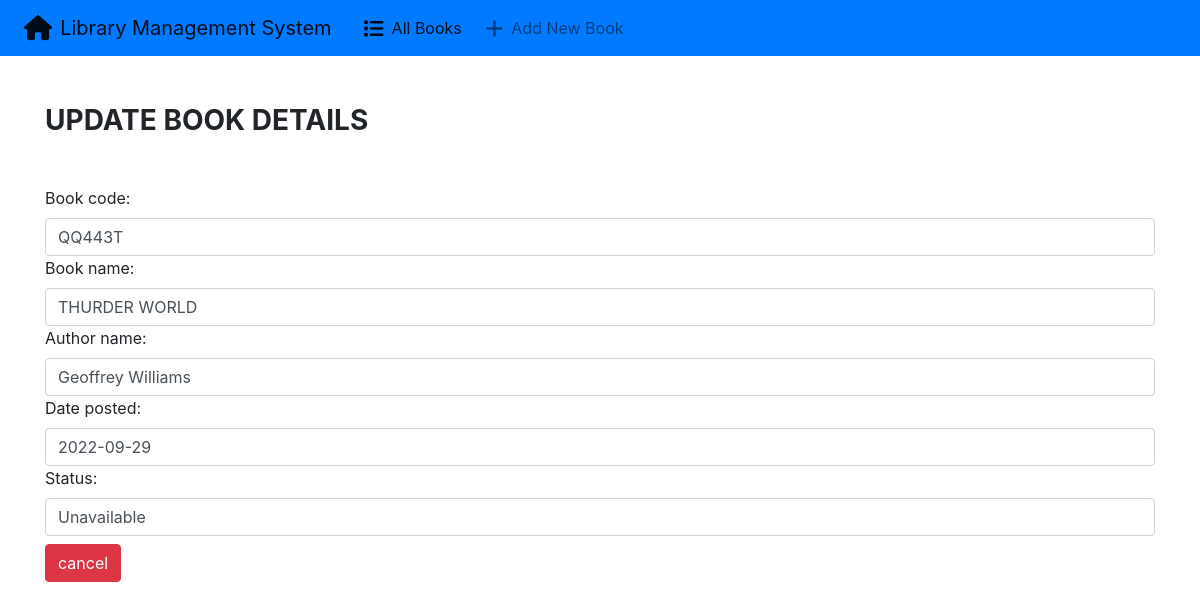
Page /update/10 on the committed database.
### books/models.py (models this page shows, shortened)
class Book(models.Model):
    book_code = models.CharField(max_length=50)
    book_name = models.CharField(max_length=150)
    author_name = models.CharField(max_length=150)
    date = models.DateField()
    status = models.CharField(max_length=50)

### books/views.py (the view)
# urls.py: path('update/<str:pk>', views.update_books, name='update'),
def update_books(request, pk):
    book = Book.objects.get(id=pk)
    form = BookForm(instance=book)
    if request.method == 'POST':
        form = BookForm(request.POST, instance=book)
        if form.is_valid():
            form.save()
            return redirect('/')
    context = {
        'form': form
    }
    return render(request, 'books/update_books.html', context)

### books/forms.py
class BookForm(forms.ModelForm):
    class Meta:
        model = Book
        fields = [
            'book_code',
            'book_name',
            'author_name',
            'date',
            'status'
        ]
        labels = {
            'book_code': 'Book code',
            'book_name': 'Book name',
            'author_name': 'Author name',
            'date': 'Date posted',
            'status': 'Status'
        }
        widgets = {
            'book_code': forms.TextInput(attrs={'class':'form-control'}),
            'book_name': forms.TextInput(attrs={'class': 'form-control'}),
            'author_name': forms.TextInput(attrs={'class': 'form-control'}),
            'date': forms.DateInput(attrs={'class': 'form-control'}),
            'status': forms.TextInput(attrs={'class': 'form-control'})
        }

### books/templates/books/update_books.html (shortened to what this page needs)
{% extends 'books/base.html' %}
{% block content %}
<div class="container">
    <h3 class="my-5"><strong>UPDATE BOOK DETAILS</strong></h3>
    <form action="" method="POST">
        {{ form }}
        <a href="{% url 'index' %}" class="btn btn-danger my-2">cancel</a>
    </form>
</div>
{% endblock content %}

### books/templates/books/base.html (style rules this page uses)
body { font-family: -apple-system, BlinkMacSystemFont, 'Segoe UI', Roboto, Oxygen, Ubuntu, Cantarell, 'Open Sans', 'Helvetica Neue', sans-serif; }

### rows in the picture
Book: book_code "QQ443T", book_name "THURDER WORLD", author_name "Geoffrey Williams", date "2022-09-29", status "Unavailable"
